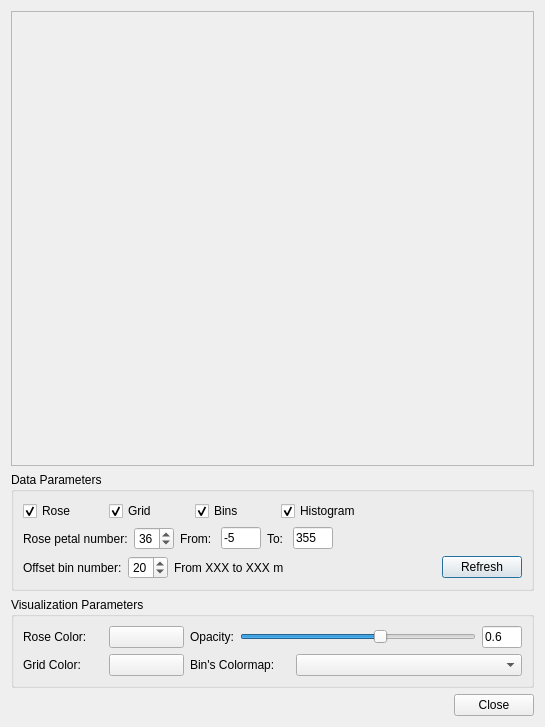
<?xml version="1.0" encoding="UTF-8"?>
<ui version="4.0">
 <class>CXDlgRoseDiagram</class>
 <widget class="QDialog" name="CXDlgRoseDiagram">
  <property name="geometry">
   <rect>
    <x>0</x>
    <y>0</y>
    <width>545</width>
    <height>727</height>
   </rect>
  </property>
  <property name="windowTitle">
   <string>Dialog</string>
  </property>
  <layout class="QGridLayout" name="gridLayout">
   <item row="0" column="0" colspan="3">
    <widget class="CXCanvasRoseDiagram" name="frame">
     <property name="minimumSize">
      <size>
       <width>320</width>
       <height>320</height>
      </size>
     </property>
     <property name="frameShape">
      <enum>QFrame::StyledPanel</enum>
     </property>
     <property name="frameShadow">
      <enum>QFrame::Raised</enum>
     </property>
     <zorder>groupBox</zorder>
    </widget>
   </item>
   <item row="1" column="0" colspan="3">
    <widget class="QGroupBox" name="groupBox">
     <property name="sizePolicy">
      <sizepolicy hsizetype="Preferred" vsizetype="Fixed">
       <horstretch>0</horstretch>
       <verstretch>0</verstretch>
      </sizepolicy>
     </property>
     <property name="title">
      <string>Data Parameters</string>
     </property>
     <layout class="QVBoxLayout" name="verticalLayout">
      <item>
       <layout class="QHBoxLayout" name="horizontalLayout">
        <item>
         <widget class="QCheckBox" name="checkBoxRose">
          <property name="minimumSize">
           <size>
            <width>80</width>
            <height>0</height>
           </size>
          </property>
          <property name="maximumSize">
           <size>
            <width>80</width>
            <height>16777215</height>
           </size>
          </property>
          <property name="text">
           <string>Rose</string>
          </property>
          <property name="checked">
           <bool>true</bool>
          </property>
         </widget>
        </item>
        <item>
         <widget class="QCheckBox" name="checkBoxGrid">
          <property name="minimumSize">
           <size>
            <width>80</width>
            <height>0</height>
           </size>
          </property>
          <property name="maximumSize">
           <size>
            <width>80</width>
            <height>16777215</height>
           </size>
          </property>
          <property name="text">
           <string>Grid</string>
          </property>
          <property name="checked">
           <bool>true</bool>
          </property>
         </widget>
        </item>
        <item>
         <widget class="QCheckBox" name="checkBoxBins">
          <property name="minimumSize">
           <size>
            <width>80</width>
            <height>0</height>
           </size>
          </property>
          <property name="maximumSize">
           <size>
            <width>80</width>
            <height>16777215</height>
           </size>
          </property>
          <property name="text">
           <string>Bins</string>
          </property>
          <property name="checked">
           <bool>true</bool>
          </property>
         </widget>
        </item>
        <item>
         <widget class="QCheckBox" name="checkBoxHisto">
          <property name="minimumSize">
           <size>
            <width>80</width>
            <height>0</height>
           </size>
          </property>
          <property name="maximumSize">
           <size>
            <width>80</width>
            <height>16777215</height>
           </size>
          </property>
          <property name="text">
           <string>Histogram</string>
          </property>
          <property name="checked">
           <bool>true</bool>
          </property>
         </widget>
        </item>
        <item>
         <spacer name="horizontalSpacer_2">
          <property name="orientation">
           <enum>Qt::Horizontal</enum>
          </property>
          <property name="sizeHint" stdset="0">
           <size>
            <width>73</width>
            <height>20</height>
           </size>
          </property>
         </spacer>
        </item>
       </layout>
      </item>
      <item>
       <layout class="QHBoxLayout" name="horizontalLayout_2">
        <item>
         <widget class="QLabel" name="label_3">
          <property name="text">
           <string>Rose petal number:</string>
          </property>
         </widget>
        </item>
        <item>
         <widget class="QSpinBox" name="spinBoxRose">
          <property name="maximumSize">
           <size>
            <width>40</width>
            <height>16777215</height>
           </size>
          </property>
          <property name="minimum">
           <number>6</number>
          </property>
          <property name="maximum">
           <number>72</number>
          </property>
          <property name="singleStep">
           <number>2</number>
          </property>
          <property name="value">
           <number>36</number>
          </property>
         </widget>
        </item>
        <item>
         <widget class="QLabel" name="label_4">
          <property name="text">
           <string>From: </string>
          </property>
         </widget>
        </item>
        <item>
         <widget class="QLineEdit" name="lineEditStartAzi">
          <property name="minimumSize">
           <size>
            <width>40</width>
            <height>0</height>
           </size>
          </property>
          <property name="maximumSize">
           <size>
            <width>40</width>
            <height>16777215</height>
           </size>
          </property>
          <property name="text">
           <string>-5</string>
          </property>
         </widget>
        </item>
        <item>
         <widget class="QLabel" name="label_5">
          <property name="text">
           <string>To: </string>
          </property>
         </widget>
        </item>
        <item>
         <widget class="QLineEdit" name="lineEditEndAzi">
          <property name="minimumSize">
           <size>
            <width>40</width>
            <height>0</height>
           </size>
          </property>
          <property name="maximumSize">
           <size>
            <width>40</width>
            <height>16777215</height>
           </size>
          </property>
          <property name="text">
           <string>355</string>
          </property>
         </widget>
        </item>
        <item>
         <spacer name="horizontalSpacer_3">
          <property name="orientation">
           <enum>Qt::Horizontal</enum>
          </property>
          <property name="sizeHint" stdset="0">
           <size>
            <width>48</width>
            <height>20</height>
           </size>
          </property>
         </spacer>
        </item>
       </layout>
      </item>
      <item>
       <layout class="QHBoxLayout" name="horizontalLayout_3">
        <item>
         <widget class="QLabel" name="label">
          <property name="text">
           <string>Offset bin number:</string>
          </property>
         </widget>
        </item>
        <item>
         <widget class="QSpinBox" name="spinBoxBins">
          <property name="maximumSize">
           <size>
            <width>40</width>
            <height>16777215</height>
           </size>
          </property>
          <property name="minimum">
           <number>5</number>
          </property>
          <property name="maximum">
           <number>40</number>
          </property>
          <property name="value">
           <number>20</number>
          </property>
         </widget>
        </item>
        <item>
         <widget class="QLabel" name="labelOffset">
          <property name="text">
           <string>From XXX to XXX m</string>
          </property>
         </widget>
        </item>
        <item>
         <spacer name="horizontalSpacer_4">
          <property name="orientation">
           <enum>Qt::Horizontal</enum>
          </property>
          <property name="sizeHint" stdset="0">
           <size>
            <width>13</width>
            <height>13</height>
           </size>
          </property>
         </spacer>
        </item>
        <item>
         <widget class="QPushButton" name="pushButtonRefresh">
          <property name="text">
           <string>Refresh</string>
          </property>
         </widget>
        </item>
       </layout>
      </item>
     </layout>
    </widget>
   </item>
   <item row="2" column="0" colspan="3">
    <widget class="QGroupBox" name="groupBox_2">
     <property name="sizePolicy">
      <sizepolicy hsizetype="Preferred" vsizetype="Fixed">
       <horstretch>0</horstretch>
       <verstretch>0</verstretch>
      </sizepolicy>
     </property>
     <property name="title">
      <string>Visualization Parameters</string>
     </property>
     <layout class="QVBoxLayout" name="verticalLayout_2">
      <item>
       <layout class="QHBoxLayout" name="horizontalLayout_4">
        <item>
         <widget class="QLabel" name="label_6">
          <property name="minimumSize">
           <size>
            <width>80</width>
            <height>0</height>
           </size>
          </property>
          <property name="maximumSize">
           <size>
            <width>80</width>
            <height>16777215</height>
           </size>
          </property>
          <property name="text">
           <string>Rose Color:</string>
          </property>
         </widget>
        </item>
        <item>
         <widget class="CXButtonColorEdit" name="pushButtonRoseColor">
          <property name="minimumSize">
           <size>
            <width>75</width>
            <height>0</height>
           </size>
          </property>
          <property name="maximumSize">
           <size>
            <width>75</width>
            <height>16777215</height>
           </size>
          </property>
          <property name="text">
           <string/>
          </property>
         </widget>
        </item>
        <item>
         <widget class="QLabel" name="label_7">
          <property name="text">
           <string>Opacity:</string>
          </property>
         </widget>
        </item>
        <item>
         <widget class="QSlider" name="horizontalSlider">
          <property name="maximum">
           <number>255</number>
          </property>
          <property name="value">
           <number>153</number>
          </property>
          <property name="sliderPosition">
           <number>153</number>
          </property>
          <property name="orientation">
           <enum>Qt::Horizontal</enum>
          </property>
         </widget>
        </item>
        <item>
         <widget class="QLineEdit" name="lineEditOpancity">
          <property name="minimumSize">
           <size>
            <width>40</width>
            <height>0</height>
           </size>
          </property>
          <property name="maximumSize">
           <size>
            <width>40</width>
            <height>16777215</height>
           </size>
          </property>
          <property name="text">
           <string>0.6</string>
          </property>
         </widget>
        </item>
       </layout>
      </item>
      <item>
       <layout class="QHBoxLayout" name="horizontalLayout_5">
        <item>
         <widget class="QLabel" name="label_9">
          <property name="minimumSize">
           <size>
            <width>80</width>
            <height>0</height>
           </size>
          </property>
          <property name="maximumSize">
           <size>
            <width>80</width>
            <height>16777215</height>
           </size>
          </property>
          <property name="text">
           <string>Grid Color:</string>
          </property>
         </widget>
        </item>
        <item>
         <widget class="CXButtonColorEdit" name="pushButtonGridColor">
          <property name="minimumSize">
           <size>
            <width>75</width>
            <height>0</height>
           </size>
          </property>
          <property name="maximumSize">
           <size>
            <width>75</width>
            <height>16777215</height>
           </size>
          </property>
          <property name="text">
           <string/>
          </property>
         </widget>
        </item>
        <item>
         <widget class="QLabel" name="label_8">
          <property name="maximumSize">
           <size>
            <width>100</width>
            <height>16777215</height>
           </size>
          </property>
          <property name="text">
           <string>Bin's Colormap:</string>
          </property>
         </widget>
        </item>
        <item>
         <widget class="CXColormapCombo" name="comboBox"/>
        </item>
       </layout>
      </item>
     </layout>
    </widget>
   </item>
   <item row="3" column="0">
    <spacer name="horizontalSpacer">
     <property name="orientation">
      <enum>Qt::Horizontal</enum>
     </property>
     <property name="sizeHint" stdset="0">
      <size>
       <width>437</width>
       <height>20</height>
      </size>
     </property>
    </spacer>
   </item>
   <item row="3" column="2">
    <widget class="QPushButton" name="pushButtonClose">
     <property name="text">
      <string>Close</string>
     </property>
    </widget>
   </item>
  </layout>
 </widget>
 <customwidgets>
  <customwidget>
   <class>CXButtonColorEdit</class>
   <extends>QPushButton</extends>
   <header>xbuttoncoloredit.h</header>
  </customwidget>
  <customwidget>
   <class>CXColormapCombo</class>
   <extends>QComboBox</extends>
   <header>xcolormapcombo.h</header>
  </customwidget>
  <customwidget>
   <class>CXCanvasRoseDiagram</class>
   <extends>QFrame</extends>
   <header>xcanvasrosediagram.h</header>
   <container>1</container>
  </customwidget>
 </customwidgets>
 <resources/>
 <connections/>
</ui>
